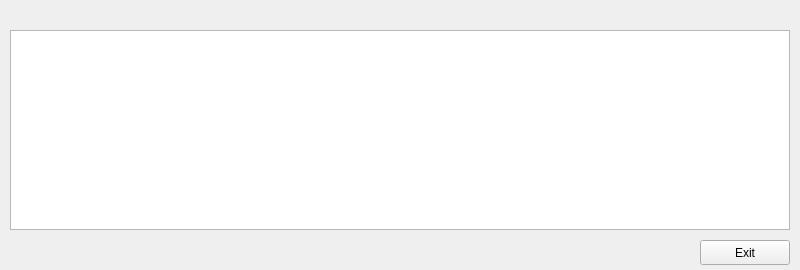
<?xml version="1.0" encoding="UTF-8"?>
<ui version="4.0">
 <class>MainWindow</class>
 <widget class="QMainWindow" name="MainWindow">
  <property name="geometry">
   <rect>
    <x>0</x>
    <y>0</y>
    <width>800</width>
    <height>270</height>
   </rect>
  </property>
  <property name="minimumSize">
   <size>
    <width>800</width>
    <height>270</height>
   </size>
  </property>
  <property name="maximumSize">
   <size>
    <width>800</width>
    <height>270</height>
   </size>
  </property>
  <property name="windowTitle">
   <string>MainWindow</string>
  </property>
  <widget class="QWidget" name="centralwidget">
   <widget class="QTableWidget" name="tableWidget">
    <property name="geometry">
     <rect>
      <x>10</x>
      <y>30</y>
      <width>780</width>
      <height>200</height>
     </rect>
    </property>
   </widget>
   <widget class="QPushButton" name="exit_button">
    <property name="geometry">
     <rect>
      <x>700</x>
      <y>240</y>
      <width>90</width>
      <height>25</height>
     </rect>
    </property>
    <property name="text">
     <string>Exit</string>
    </property>
   </widget>
   <widget class="QLabel" name="class_label">
    <property name="geometry">
     <rect>
      <x>10</x>
      <y>10</y>
      <width>780</width>
      <height>15</height>
     </rect>
    </property>
    <property name="text">
     <string/>
    </property>
    <property name="alignment">
     <set>Qt::AlignCenter</set>
    </property>
   </widget>
  </widget>
 </widget>
 <resources/>
 <connections/>
</ui>
